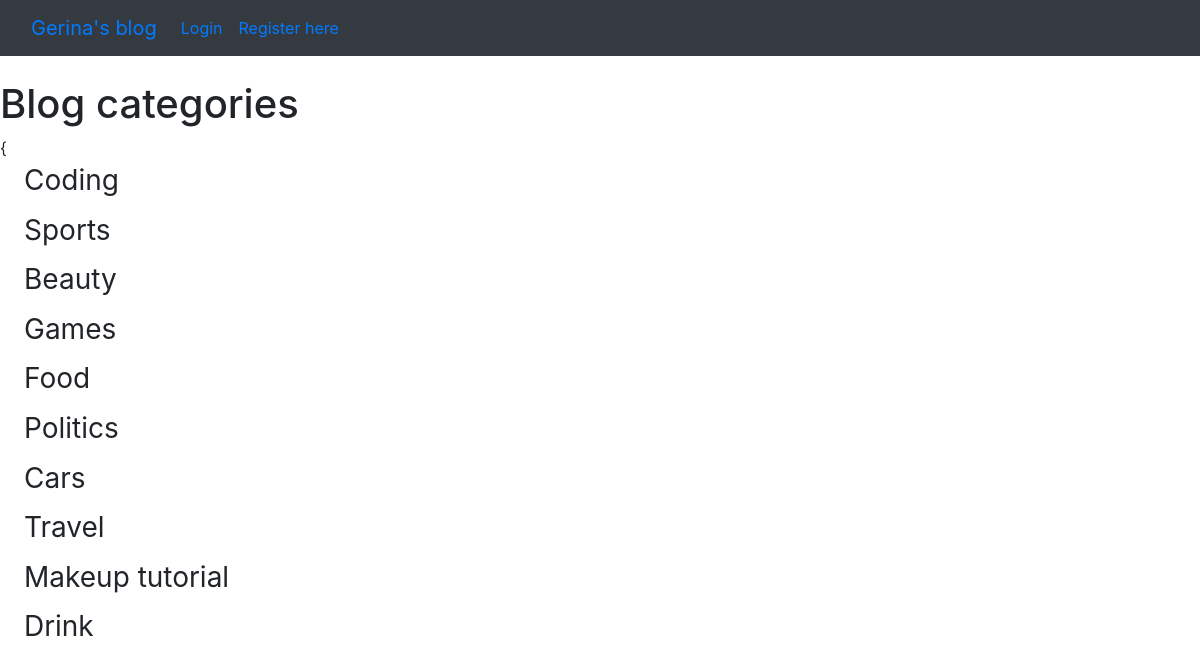
The page /category_list/ on the database its author committed.
### theblog/models.py (models this page shows, shortened)
class Category(models.Model):
    name = models.CharField(max_length=255)
    def __str__(self):
        return self.name

### theblog/views.py (the view)
# urls.py: path('category_list/', CategoryListView, name='category_list'),
def CategoryListView(request):
    cat_menu_list = Category.objects.all()
    return render(request, 'category_list.html', {'cat_menu_list':cat_menu_list})

### theblog/templates/category_list.html (shortened to what this page needs)
{% extends 'base.html'%}
{% block content %}
    <h1>Blog categories</h1>
    {{% for item in cat_menu_list %}
<h3><a class="dropdown-item" href="{% url 'category' item %}"> {{ item }}</a></h3>
    {%endfor%}
{% endblock %}

### rows shown on the page
Category: name "Coding"
Category: name "Sports"
Category: name "Beauty"
Category: name "Games"
Category: name "Food"
Category: name "Politics"
Category: name "Cars"
Category: name "Travel"
Category: name "Makeup tutorial"
Category: name "Drink"
